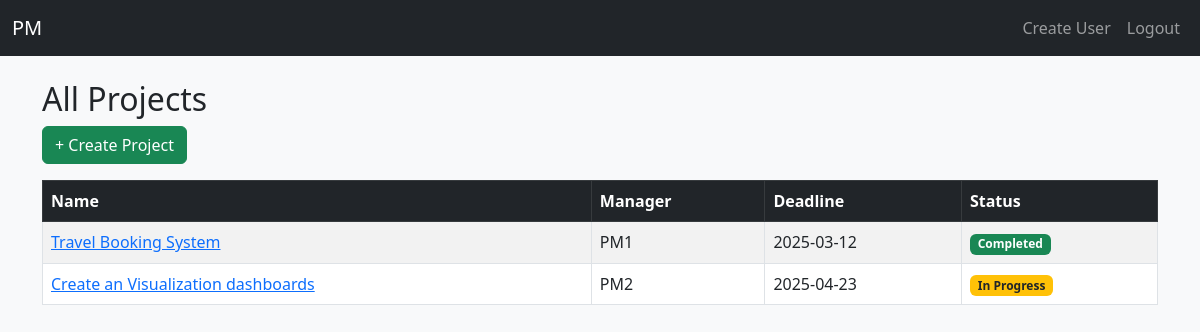
Page /projects/ (signed in) on the committed database.
### app/models.py (models this page shows, shortened)
class Project(db.Model):
    __tablename__ = 'projects'
    id = db.Column(db.Integer, primary_key=True)
    name = db.Column(db.String(150), nullable=False)
    description = db.Column(db.Text)
    deadline = db.Column(db.Date)
    status = db.Column(db.String(50), default='Not Started')  # Not Started, In Progress, Completed
    manager_id = db.Column(db.Integer, db.ForeignKey('users.id'))
    manager = db.relationship('User', backref='managed_projects')
    members = db.relationship('User', secondary='project_members', backref='projects')

class User(UserMixin, db.Model):
    __tablename__ = 'users'
    id = db.Column(db.Integer, primary_key=True)
    name = db.Column(db.String(150), nullable=False)
    phone = db.Column(db.String(20))
    email = db.Column(db.String(120), unique=True, nullable=False)
    password_hash = db.Column(db.String(256), nullable=False)
    role = db.Column(db.String(20), default='team_member')  # 'admin', 'project_manager', 'team_member'

### app/project/routes.py (the view)
@project.route('/')
@login_required
def list_projects():
    if current_user.role == 'admin':
        projects = Project.query.all()
    elif current_user.role == 'project_manager':
        projects = Project.query.filter_by(manager_id=current_user.id).all()
    else:
        projects = current_user.projects  # Assigned projects only
    return render_template('project/project_list.html', projects=projects)

### app/templates/project/project_list.html
{% extends 'layout.html' %}
{% block content %}
<h2>All Projects</h2>
{% if current_user.role == 'admin' %}
  <a href="{{ url_for('project.create_project') }}" class="btn btn-success mb-3">+ Create Project</a>
{% endif %}
<table class="table table-striped table-bordered">
    <thead class="table-dark">
        <tr>
            <th>Name</th>
            <th>Manager</th>
            <th>Deadline</th>
            <th>Status</th>
        </tr>
    </thead>
    <tbody>
        {% for project in projects %}
        <tr>
            <td>
                <a href="{{ url_for('project.project_detail', project_id=project.id) }}">
                    {{ project.name }}
                </a>
            </td>
            <td>{{ project.manager.name if project.manager else "N/A" }}</td>
            <td>{{ project.deadline.strftime('%Y-%m-%d') if project.deadline else "N/A" }}</td>
            <td>
                <span class="badge
                    {% if project.status == 'Completed' %} bg-success
                    {% elif project.status == 'In Progress' %} bg-warning text-dark
                    {% else %} bg-secondary
                    {% endif %}">
                    {{ project.status }}
                </span>
            </td>
        </tr>
        {% endfor %}
    </tbody>
</table>
{% endblock %}

### rows in the picture
Project: name "Travel Booking System", manager "PM1", deadline "2025-03-12", status "Completed"
Project: name "Create an Visualization dashboards", manager "PM2", deadline "2025-04-23", status "In Progress"
